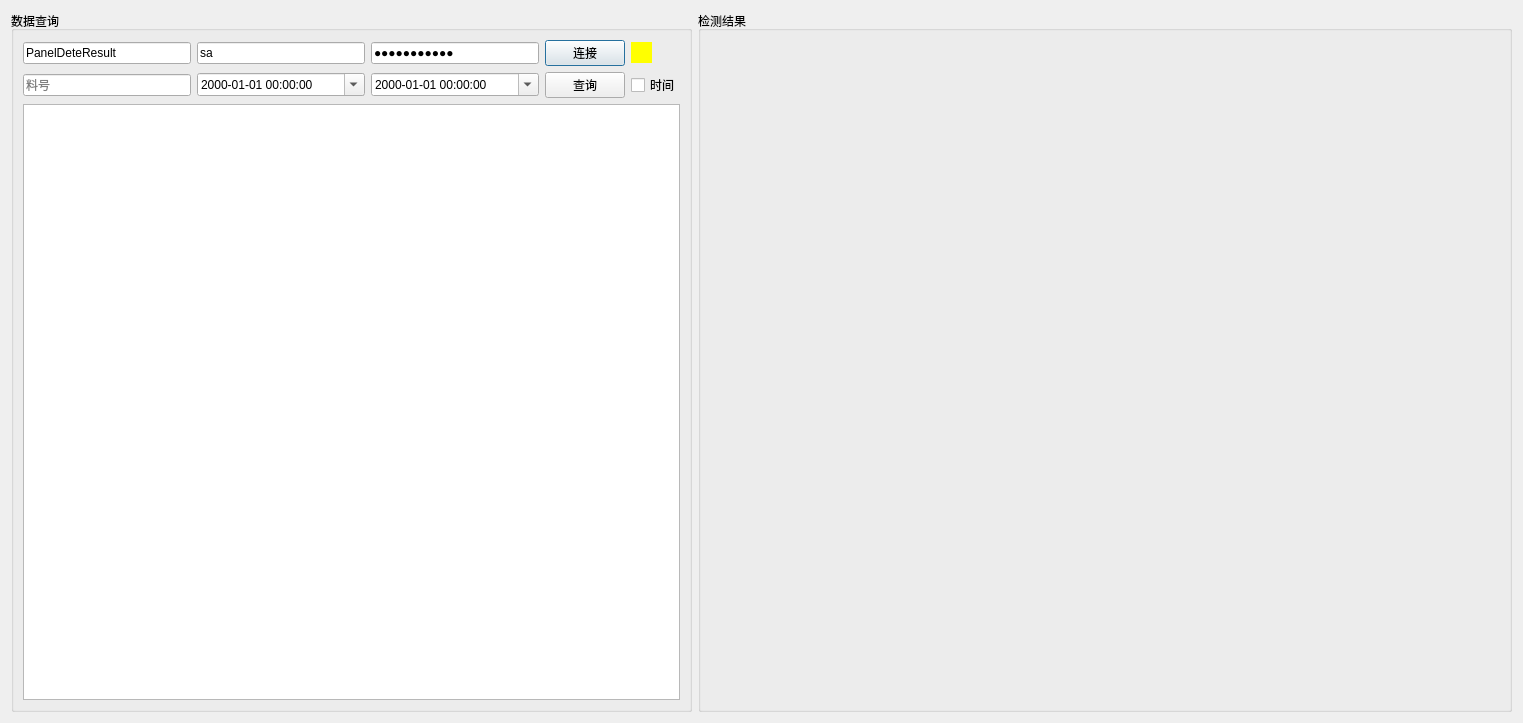
<?xml version="1.0" encoding="UTF-8"?>
<ui version="4.0">
 <class>DataManager</class>
 <widget class="QDialog" name="DataManager">
  <property name="geometry">
   <rect>
    <x>0</x>
    <y>0</y>
    <width>1523</width>
    <height>723</height>
   </rect>
  </property>
  <property name="windowTitle">
   <string>数据管理</string>
  </property>
  <property name="windowIcon">
   <iconset resource="CMainWindow.qrc">
    <normaloff>:/CMainWindow/Resources/data.png</normaloff>:/CMainWindow/Resources/data.png</iconset>
  </property>
  <layout class="QGridLayout" name="gridLayout_3">
   <item row="0" column="0">
    <widget class="QGroupBox" name="groupBox">
     <property name="maximumSize">
      <size>
       <width>681</width>
       <height>16777215</height>
      </size>
     </property>
     <property name="title">
      <string>数据查询</string>
     </property>
     <layout class="QGridLayout" name="gridLayout_2">
      <item row="0" column="0">
       <widget class="QLineEdit" name="lineEdit_DBName">
        <property name="text">
         <string>PanelDeteResult</string>
        </property>
        <property name="placeholderText">
         <string>数据库名称</string>
        </property>
       </widget>
      </item>
      <item row="0" column="1">
       <widget class="QLineEdit" name="lineEdit_UserName">
        <property name="text">
         <string>sa</string>
        </property>
        <property name="placeholderText">
         <string>用户名</string>
        </property>
       </widget>
      </item>
      <item row="0" column="2">
       <widget class="QLineEdit" name="lineEdit_Password">
        <property name="text">
         <string>k-touch1234</string>
        </property>
        <property name="echoMode">
         <enum>QLineEdit::Password</enum>
        </property>
        <property name="placeholderText">
         <string>密码</string>
        </property>
       </widget>
      </item>
      <item row="0" column="3">
       <widget class="QPushButton" name="pushButton_ConnectDB">
        <property name="text">
         <string>连接</string>
        </property>
       </widget>
      </item>
      <item row="0" column="4">
       <widget class="QLabel" name="label_DBStatus">
        <property name="minimumSize">
         <size>
          <width>21</width>
          <height>21</height>
         </size>
        </property>
        <property name="maximumSize">
         <size>
          <width>21</width>
          <height>21</height>
         </size>
        </property>
        <property name="styleSheet">
         <string notr="true">background-color: rgb(255, 255, 0);</string>
        </property>
        <property name="text">
         <string/>
        </property>
       </widget>
      </item>
      <item row="1" column="0">
       <widget class="QLineEdit" name="lineEdit_JPN">
        <property name="placeholderText">
         <string>料号</string>
        </property>
       </widget>
      </item>
      <item row="1" column="1">
       <widget class="QDateEdit" name="dateEdit_StartDate">
        <property name="displayFormat">
         <string>yyyy-MM-dd hh:mm:ss</string>
        </property>
        <property name="calendarPopup">
         <bool>true</bool>
        </property>
       </widget>
      </item>
      <item row="1" column="2">
       <widget class="QDateEdit" name="dateEdit_EndDate">
        <property name="displayFormat">
         <string>yyyy-MM-dd hh:mm:ss</string>
        </property>
        <property name="calendarPopup">
         <bool>true</bool>
        </property>
       </widget>
      </item>
      <item row="1" column="3">
       <widget class="QPushButton" name="pushButton_Query">
        <property name="text">
         <string>查询</string>
        </property>
       </widget>
      </item>
      <item row="2" column="0" colspan="5">
       <widget class="QTableWidget" name="tableWidget"/>
      </item>
      <item row="1" column="4">
       <widget class="QCheckBox" name="checkBox_Date">
        <property name="text">
         <string>时间</string>
        </property>
       </widget>
      </item>
     </layout>
    </widget>
   </item>
   <item row="0" column="1">
    <widget class="QGroupBox" name="groupBox_2">
     <property name="title">
      <string>检测结果</string>
     </property>
     <layout class="QGridLayout" name="gridLayout">
      <item row="0" column="0">
       <widget class="MyLabel" name="label_Image">
        <property name="styleSheet">
         <string notr="true">background-image: url(:/CMainWindow/Resources/background.png);</string>
        </property>
        <property name="text">
         <string/>
        </property>
       </widget>
      </item>
      <item row="1" column="0">
       <widget class="QLabel" name="label_CurPath">
        <property name="maximumSize">
         <size>
          <width>16777215</width>
          <height>16</height>
         </size>
        </property>
        <property name="text">
         <string/>
        </property>
       </widget>
      </item>
     </layout>
    </widget>
   </item>
  </layout>
 </widget>
 <customwidgets>
  <customwidget>
   <class>MyLabel</class>
   <extends>QLabel</extends>
   <header location="global">mylabel.h</header>
  </customwidget>
 </customwidgets>
 <resources>
  <include location="CMainWindow.qrc"/>
 </resources>
 <connections>
  <connection>
   <sender>pushButton_ConnectDB</sender>
   <signal>clicked()</signal>
   <receiver>DataManager</receiver>
   <slot>ConnectToDB()</slot>
   <hints>
    <hint type="sourcelabel">
     <x>591</x>
     <y>39</y>
    </hint>
    <hint type="destinationlabel">
     <x>696</x>
     <y>7</y>
    </hint>
   </hints>
  </connection>
  <connection>
   <sender>pushButton_Query</sender>
   <signal>clicked()</signal>
   <receiver>DataManager</receiver>
   <slot>QueryData()</slot>
   <hints>
    <hint type="sourcelabel">
     <x>583</x>
     <y>67</y>
    </hint>
    <hint type="destinationlabel">
     <x>484</x>
     <y>7</y>
    </hint>
   </hints>
  </connection>
  <connection>
   <sender>checkBox_Date</sender>
   <signal>clicked(bool)</signal>
   <receiver>DataManager</receiver>
   <slot>SetDateEnabled(bool)</slot>
   <hints>
    <hint type="sourcelabel">
     <x>646</x>
     <y>72</y>
    </hint>
    <hint type="destinationlabel">
     <x>358</x>
     <y>5</y>
    </hint>
   </hints>
  </connection>
  <connection>
   <sender>tableWidget</sender>
   <signal>clicked(QModelIndex)</signal>
   <receiver>DataManager</receiver>
   <slot>ClickedOnTableWidget(QModelIndex)</slot>
   <hints>
    <hint type="sourcelabel">
     <x>382</x>
     <y>558</y>
    </hint>
    <hint type="destinationlabel">
     <x>2</x>
     <y>693</y>
    </hint>
   </hints>
  </connection>
 </connections>
 <slots>
  <slot>ConnectToDB()</slot>
  <slot>QueryData()</slot>
  <slot>SetDateEnabled(bool)</slot>
  <slot>ClickedOnTableWidget(QModelIndex)</slot>
 </slots>
</ui>
